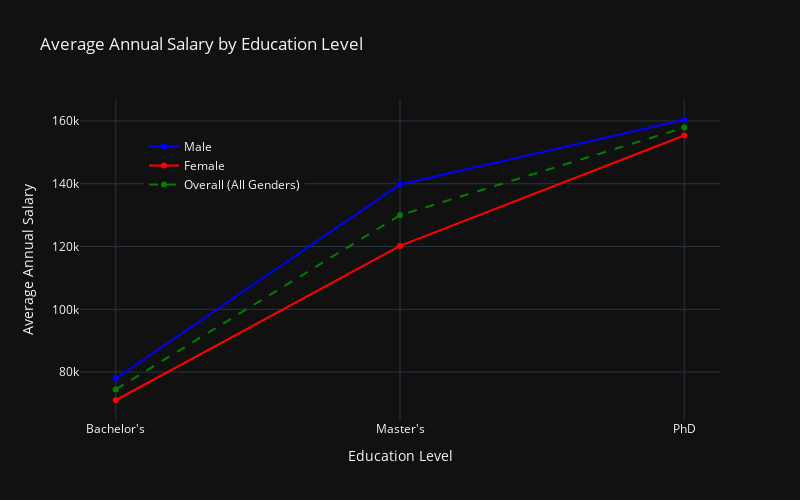

The notebook cell saved with this chart:
### Code cell
# Calculate the average 'Annual_Salary' for each 'Education_Level' category
average_salary_by_education = df.groupby('Education_Level')['salary'].mean().round(2)

# Calculate the average 'Annual_Salary' for each combination of 'Gender' and 'Education_Level'
average_salary_by_gender_education = df.groupby(['gender', 'Education_Level'])['salary'].mean().round(2)

# Separate the data for Male and Female
male_data_df = df[df['gender'] == 'Male']
female_data_df = df[df['gender'] == 'Female']

# Create dynamic line graphs using plotly
fig = go.Figure()

# Plot the average salary by education level for Male employees
male_average_salary_by_education = male_data_df.groupby('Education_Level')['salary'].mean().round(2)
fig.add_trace(go.Scatter(x=male_average_salary_by_education.index,
                         y=male_average_salary_by_education.values,
                         mode='lines+markers',
                         name='Male',
                         line=dict(color='blue')))

# Plot the average salary by education level for Female employees
female_average_salary_by_education = female_data_df.groupby('Education_Level')['salary'].mean().round(2)
fig.add_trace(go.Scatter(x=female_average_salary_by_education.index,
                         y=female_average_salary_by_education.values,
                         mode='lines+markers',
                         name='Female',
                         line=dict(color='red')))

# Concatenate the data for 'Overall' (all genders) and plot
overall_average_salary_by_education = pd.concat([male_average_salary_by_education, female_average_salary_by_education])
overall_average_salary_by_education = overall_average_salary_by_education.groupby(level=0).mean().round(2)

fig.add_trace(go.Scatter(x=overall_average_salary_by_education.index,
                         y=overall_average_salary_by_education.values,
                         mode='lines+markers',
                         name='Overall (All Genders)',
                         line=dict(color='green', dash='dash')))  # Using 'dash' parameter to make it a dashed line

# Set the chart title and labels
fig.update_layout(title="Average Annual Salary by Education Level",
                  xaxis_title="Education Level",
                  yaxis_title="Average Annual Salary",
                  legend=dict(x=0.1, y=0.9),
                  width=800, height=500)

# Show the chart
fig.show()

### Figure 1 — Plotly figure (JSON) as saved in the notebook; plotly's stock layout.template omitted (floating-point values rounded to 4 significant figures)
{"data": [{"line": {"color": "blue"}, "mode": "lines+markers", "name": "Male", "x": ["Bachelor's", "Master's", "PhD"], "y": [77940.0, 139800.0, 160400.0], "type": "scatter"}, {"line": {"color": "red"}, "mode": "lines+markers", "name": "Female", "x": ["Bachelor's", "Master's", "PhD"], "y": [71020.0, 120200.0, 155400.0], "type": "scatter"}, {"line": {"color": "green", "dash": "dash"}, "mode": "lines+markers", "name": "Overall (All Genders)", "x": ["Bachelor's", "Master's", "PhD"], "y": [74480.0, 130000.0, 157900.0], "type": "scatter"}], "layout": {"legend": {"x": 0.1, "y": 0.9}, "title": {"text": "Average Annual Salary by Education Level"}, "xaxis": {"title": {"text": "Education Level"}}, "yaxis": {"title": {"text": "Average Annual Salary"}}, "width": 800, "height": 500}}
